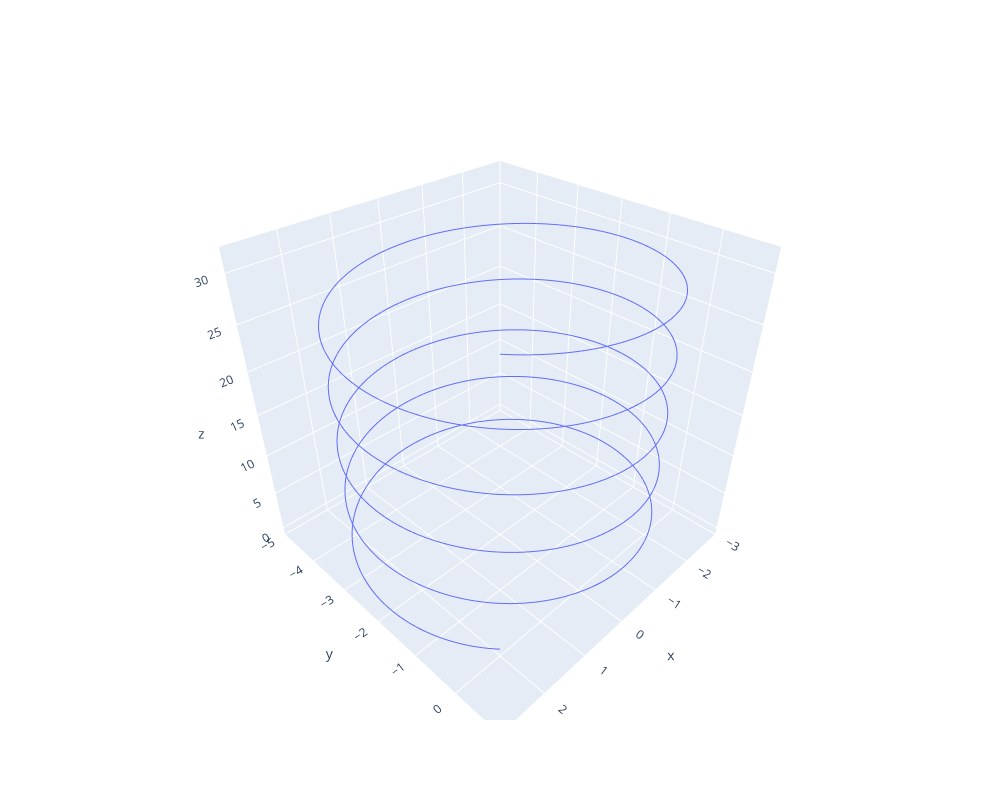

The notebook cell this image was saved under:
### Code cell
i = 4
fig = go.Figure(data=go.Scatter3d(x=x[i], y=y[i], z=z[i], mode='lines'))

fig.update_layout(width=1000, height=800)
fig.show()

### Figure 1 — Plotly figure (JSON) as saved in the notebook; plotly's stock layout.template omitted (floating-point values rounded to 4 significant figures; data arrays with more than 128 entries replaced by an {"elided": "..."} marker saying what was removed)
{"data": [{"mode": "lines", "type": "scatter3d", "x": {"elided": "5001 float values"}, "y": {"elided": "5001 float values"}, "z": {"elided": "5001 float values"}}], "layout": {"height": 800, "width": 1000}}
